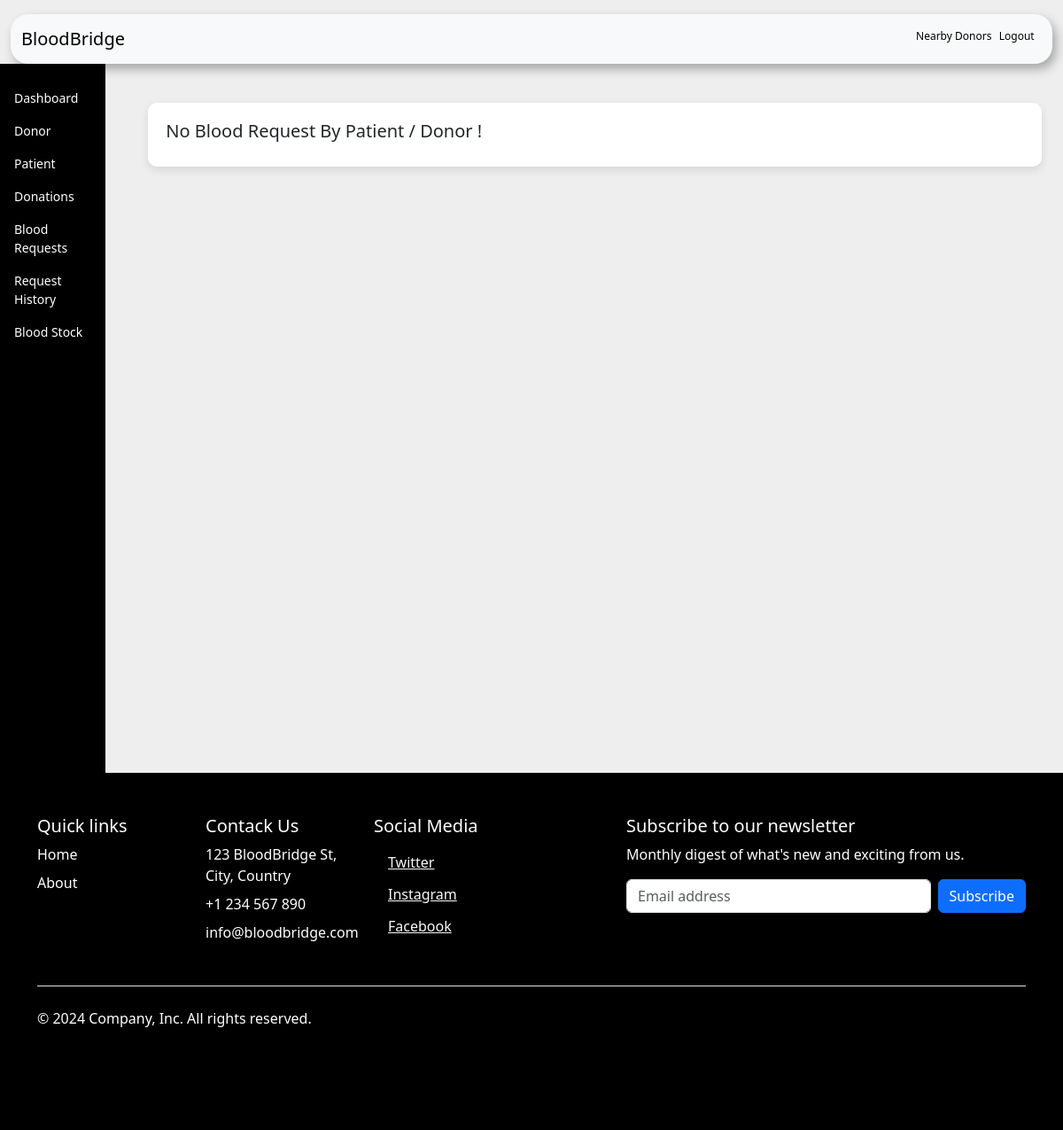
Before: /admin-request (signed in) with the older database file.
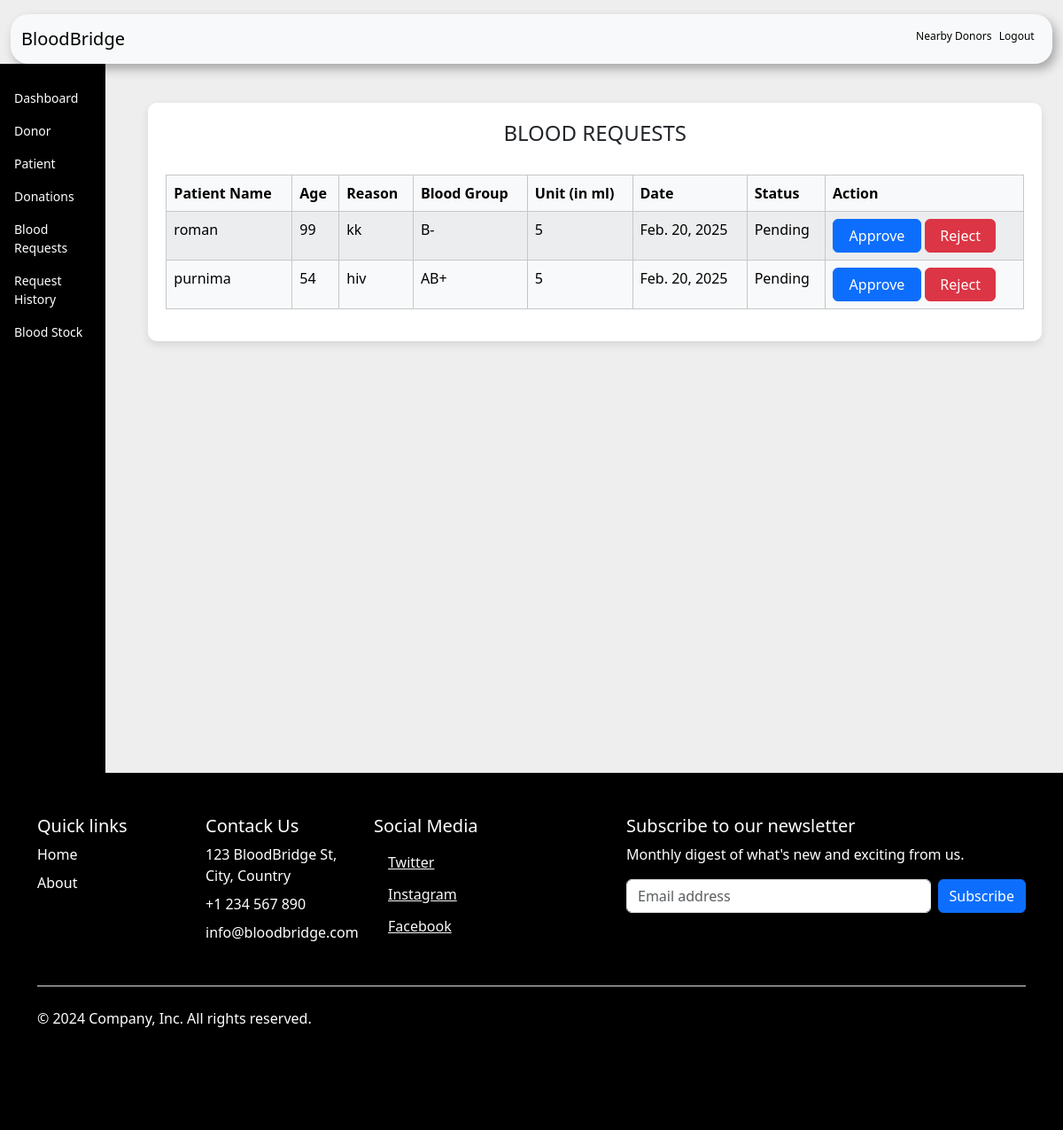
After: the same page with the newer database file.
### blood/models.py (models this page shows, shortened)
class BloodRequest(models.Model):
    request_by_patient=models.ForeignKey(pmodels.Patient,null=True,on_delete=models.CASCADE)
    request_by_donor=models.ForeignKey(dmodels.Donor,null=True,on_delete=models.CASCADE)
    patient_name=models.CharField(max_length=30)
    patient_age=models.PositiveIntegerField()
    reason=models.CharField(max_length=500)
    bloodgroup=models.CharField(max_length=10)
    unit=models.PositiveIntegerField(default=0)
    status=models.CharField(max_length=20,default="Pending")
    date=models.DateField(auto_now=True)

### blood/views.py (the view)
# urls.py: path('admin-request', views.admin_request_view,name='admin-request'),
@login_required(login_url='adminlogin')
def admin_request_view(request):
    requests=models.BloodRequest.objects.all().filter(status='Pending')
    return render(request,'blood/admin_request.html',{'requests':requests})

### templates/blood/admin_request.html (shortened to what the changed rows need)
{% block content %}
{% load widget_tweaks %}
{%load static%}
<!DOCTYPE html>
<html lang="en">
<head>
    <link rel="stylesheet" href="home.css">
    <link href="https://cdn.jsdelivr.net/npm/bootstrap@5.3.3/dist/css/bootstrap.min.css" rel="stylesheet">
</head>
<body style="background-color: rgb(238, 238, 238);">
    <div class="d-flex">
        <div class="container-fluid ms-4 p-4">
            <div class="table-container">
                {% if requests %}
                <H4 class="text-center">BLOOD REQUESTS</H4><br>
                <table class="table table-light table-hover table-bordered table-striped">
                    <thead class="bg-info">
                        <tr>
                            <th scope="col">Patient Name</th>
                            <th scope="col">Age</th>
                            <th scope="col">Reason</th>
                            <th scope="col">Blood Group</th>
                            <th scope="col">Unit (in ml)</th>
                            <th scope="col">Date</th>
                            <th scope="col">Status</th>
                            <th class="text-right">Action</th>
                        </tr>
                    </thead>
                    <tbody>
                        {% for t in requests %}
                        <tr>
                            <td> {{t.patient_name}}</td>
                            <td>{{t.patient_age}}</td>
                            <td>{{t.reason}}</td>
                            <td>{{t.bloodgroup}}</td>
                            <td>{{t.unit}}</td>
                            <td>{{t.date}}</td>
                            <td>{{t.status}}</td>
                            <td class="text-right">
                                <button class="btn btn-primary badge-pill" style="width: 100px;"><a  style="text-decoration: none;color: white;" href="{% url 'update-approve-status' t.id  %}">Approve</a> </button>
                                <button class="btn btn-danger badge-pill" style="width: 80px;"><a  style="text-decoration: none;color: white;" href="{% url 'update-reject-status' t.id  %}">Reject</a> </button>
                            </td>
                        </tr>
                        {% endfor %}
                    </tbody>
                </table>
            {% else %}
            <h5>No Blood Request By Patient / Donor !</h5>
            {% endif %}
            </div>
        </div>
    </div>
</body>
</html>
{% endblock content %}

Changed rows visible on the page:
added BloodRequest: patient_name "roman", patient_age "99", reason "kk", bloodgroup "B-", unit "5", date "Feb. 20, 2025", status "Pending"
added BloodRequest: patient_name "purnima", patient_age "54", reason "hiv", bloodgroup "AB+", unit "5", date "Feb. 20, 2025", status "Pending"
Other visible differences:
text no longer shown: "No Blood Request By Patient / Donor !"
text now shown: "BLOOD REQUESTS Patient Name Age Reason Blood Group Unit (in ml) Date Status Action"
